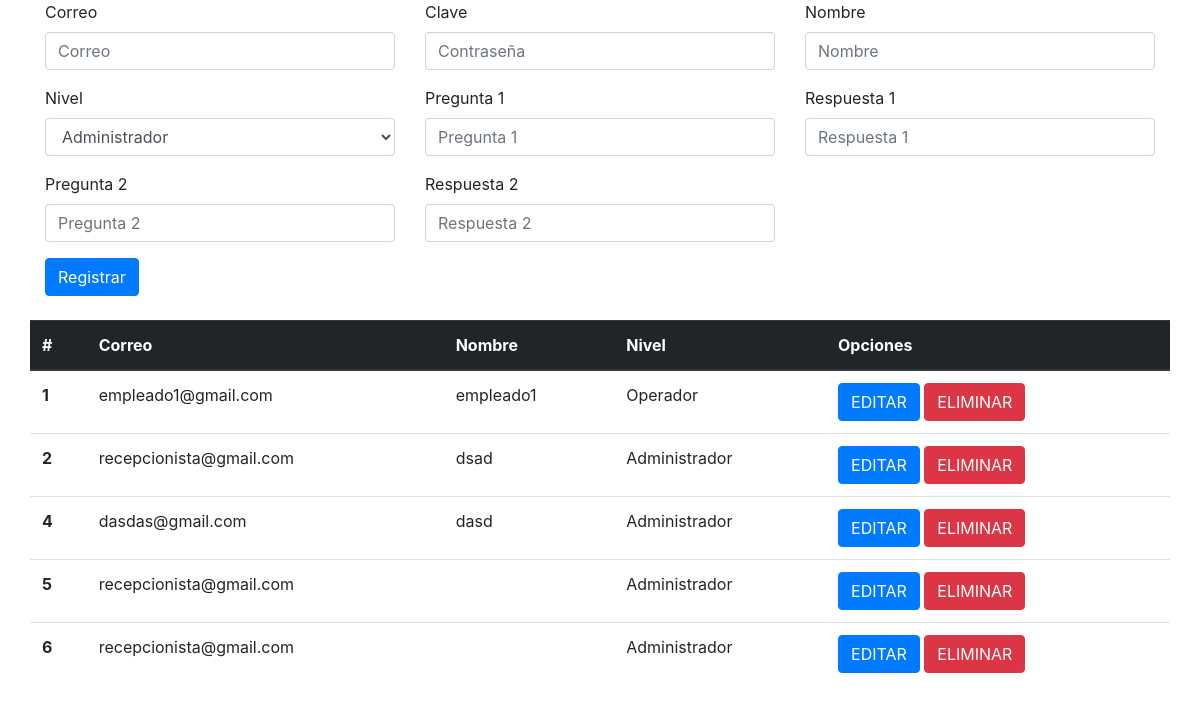
/crud-empleados/index.php, run on the app's committed database.
### tables this page shows
CREATE TABLE `empleados` (
  `empeados_id` int(11) NOT NULL,
  `correo` varchar(30) NOT NULL,
  `clave` varchar(128) NOT NULL,
  `nombre` varchar(30) NOT NULL,
  `nivel` tinyint(1) NOT NULL,
  `pregunta1` varchar(30) NOT NULL,
  `respuesta1` varchar(30) NOT NULL,
  `pregunta2` varchar(30) NOT NULL,
  `respuesta2` varchar(30) NOT NULL
);

### crud-empleados/index.php (the view, shortened to what this page needs)
<?php
$conexion = new mysqli('localhost', 'root', '', 'acceso');
$empleados = $conexion->query('SELECT * FROM empleados');
$empleados = $empleados->fetch_all(MYSQLI_ASSOC);
?>
<!DOCTYPE html>
<html lang="en">
<head>
    <link rel="stylesheet" href="css/bootstrap.min.css">
</head>
<body>
    <div class="container">
        <form class="row" method="POST" id="formulario">
            <div class="form-group col-md-4">
                <label for="correo">Correo</label>
                <input type="email" class="form-control" id="correo" name="correo" placeholder="Correo" value="<?php echo isset($empleado['correo']) ? $empleado['correo'] : ''; ?>" maxlength="30" minlength="1">
            </div>
            <div class="form-group col-md-4">
                <label for="clave">Clave</label>
                <input type="password" class="form-control" name="clave" id="clave" placeholder="Contraseña" value="<?php echo isset($empleado['clave']) ? $empleado['clave'] : ''; ?>" maxlength="128" minlength="7">
            </div>
            <div class="form-group col-md-4">
                <label for="nombre">Nombre</label>
                <input type="text" class="form-control" id="nombre" name="nombre" placeholder="Nombre" value="<?php echo isset($empleado['nombre']) ? $empleado['nombre'] : ''; ?>">
            </div>
            <div class="form-group col-md-4">
                <label for="nivel">Nivel</label>
                <select name="nivel" id="nivel" class="form-control">
                    <option value="1" <?php echo isset($empleado['nivel']) && $empleado['nivel'] == '1' ? 'selected' : ''; ?>>Administrador</option>
                </select>
            </div>
            <div class="form-group col-md-4">
                <label for="pregunta1">Pregunta 1</label>
                <input type="text" class="form-control" id="pregunta1" name="pregunta1" placeholder="Pregunta 1" value="<?php echo isset($empleado['pregunta1']) ? $empleado['pregunta1'] : ''; ?>">
            </div>
            <div class="form-group col-md-4">
                <label for="respuesta1">Respuesta 1</label>
                <input type="text" class="form-control" id="respuesta1" name="respuesta1" placeholder="Respuesta 1" value="<?php echo isset($empleado['respuesta1']) ? $empleado['respuesta1'] : ''; ?>">
            </div>
            <div class="form-group col-md-4">
                <label for="pregunta2">Pregunta 2</label>
                <input type="text" class="form-control" id="pregunta2" name="pregunta2" placeholder="Pregunta 2" value="<?php echo isset($empleado['pregunta2']) ? $empleado['pregunta2'] : ''; ?>">
            </div>
            <div class="form-group col-md-4">
                <label for="respuesta2">Respuesta 2</label>
                <input type="text" class="form-control" id="respuesta2" name="respuesta2" placeholder="Respuesta 2" value="<?php echo isset($empleado['respuesta2']) ? $empleado['respuesta2'] : ''; ?>">
            </div>
            <div class="col-md-12">
                <?php
                if (empty($empleado)) :
                ?>
                    <button class="btn btn-primary" name="registrar">Registrar</button>
                <?php endif; ?>
            </div>
        </form>
        <div class="row mt-4">
            <table class="table">
                <thead class="thead-dark">
                    <tr>
                        <th scope="col">#</th>
                        <th scope="col">Correo</th>
                        <th scope="col">Nombre</th>
                        <th scope="col">Nivel</th>
                        <th scope="col">Opciones</th>
                    </tr>
                </thead>
                <tbody>
                    <?php
                    foreach ($empleados as $key => $empleado) :
                    ?>
                        <tr>
                            <th><?php echo $empleado['empeados_id']; ?></th>
                            <td><?php echo $empleado['correo']; ?></td>
                            <td><?php echo $empleado['nombre']; ?></td>
                            <td><?php echo $empleado['nivel'] == '1' ? 'Administrador' : 'Operador'; ?></td>
                            <td>
                                <form method="POST">
                                    <button class="btn btn-primary" name="mostrar">EDITAR</button>
                                    <button class="btn btn-danger" name="eliminar">ELIMINAR</button>
                                </form>
                            </td>
                        </tr>
                    <?php
                    endforeach;
                    ?>
                </tbody>
            </table>
        </div>
    </div>
</body>
</html>

### data on the page
empleados: empeados_id "1", correo "empleado1@gmail.com", nombre "empleado1", nivel "Operador"
empleados: empeados_id "2", correo "recepcionista@gmail.com", nombre "dsad", nivel "Administrador"
empleados: empeados_id "4", correo "dasdas@gmail.com", nombre "dasd", nivel "Administrador"
empleados: empeados_id "5", correo "recepcionista@gmail.com", nivel "Administrador"
empleados: empeados_id "6", correo "recepcionista@gmail.com", nivel "Administrador"
